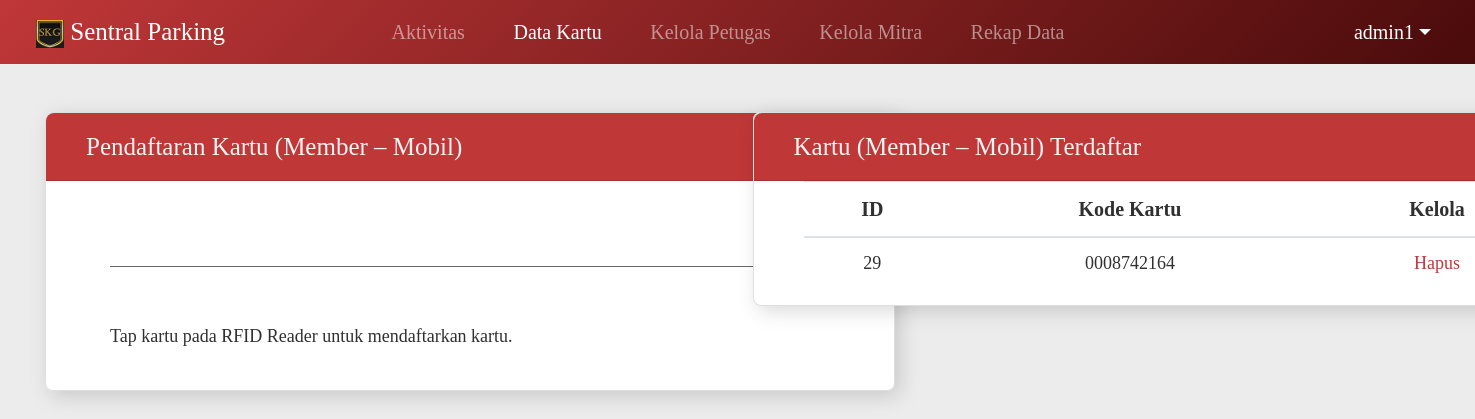
Page /admin/daftar/member-mobil.php?username=admin1 (signed in) on the committed database.
### tables this page shows
CREATE TABLE `kartu_daftar` (
  `id` int(5) NOT NULL,
  `id_kode_kartu` int(5) NOT NULL,
  `id_status` int(1) NOT NULL,
  `id_jenis` int(1) DEFAULT NULL
);

CREATE TABLE `kartu_kartu` (
  `id_kode_kartu` int(5) NOT NULL,
  `kode_kartu` varchar(10) NOT NULL
);

### admin/daftar/member-mobil.php (the view, shortened to what this page needs)
<!doctype html>
<html lang="en">
<head>
    <link rel="stylesheet" href="https://cdn.jsdelivr.net/npm/bootstrap@4.0.0/dist/css/bootstrap.min.css">
    <link rel="stylesheet" href="css/member-mobil.css">
</head>
<body>
    <?php
        $username = $_GET['username'];
    ?>
    <div class="container-fluid w-100">
        <nav class="navbar navbar-expand-lg navbar-dark d-flex gradien fixed-top w-100 align-middle">
            <a class="navbar-brand" href="../aktivitas.php?username=<?= $username ?>">
                <img src="../../assets/logo/logo32x32.png" width="28" height="28" class="d-inline-block align-middle" alt="">
                Sentral Parking
            </a>
            <ul class="navbar-nav w-50 mx-auto d-flex align-items-center justify-content-center">
                <li class="nav-item w-100">
                    <div class="collapse navbar-collapse" id="navbarNavAltMarkup">
                        <div class="navbar-nav justify-content-around menu-lists">
                            <a class="nav-item nav-link menu" href="../aktivitas.php?username=<?= $username ?>">Aktivitas<span class="sr-only">(current)</span></a>
                            <a class="nav-item nav-link menu active" href="../data-kartu.php?username=<?= $username ?>">Data Kartu</a>
                            <a class="nav-item nav-link menu" href="../petugas-kelola.php?username=<?= $username ?>">Kelola Petugas</a>
                            <a class="nav-item nav-link menu" href="../mitra-kelola.php?username=<?= $username ?>">Kelola Mitra</a>
                            <a class="nav-item nav-link menu" href="../rekap-data.php?username=<?= $username ?>">Rekap Data</a>
                        </div>
                    </div>
                </li>
            </ul>
            <ul class="navbar-nav profile d-flex align-items-center justify-content-end">
                <li class="nav-item dropdown active text-right">
                    <a class="nav-link dropdown-toggle tombol-profile d-flex align-items-center justify-content-end" href="#" id="navbarDropdown" role="button" data-toggle="dropdown" aria-haspopup="true" aria-expanded="false"><?php echo $username; ?></a>
                </li>
            </ul>
        </nav>
        <div class="container-fluid">
            <div class="row w-100 marpad-1 justify-content-around mx-auto">
                <div class="col-lg-6">
                    <div class="area-mp mx-auto">
                        <div class="card masuk">
                            <div class="card-header">
                                <ul class="list-inline w-100 h-100 d-flex justify-content-start baris-judul-masuk">
                                    <li class="list-inline-item judul d-flex align-items-center">Pendaftaran Kartu (Member – Mobil)</li>
                                </ul>
                            </div>
                            <div class="container form-kendaraan">
                                <form action="" method="post">
                                    <div class="row w-100 justify-content-center kendaraan">
                                        <div class="col-lg-11 w-100 identitas">
                                            <div class="row">
                                                <div class="col form-group">
                                                    <input type="text" class="form-control plat text-center" name="kode_kartu" id="kode_kartu">
                                                </div>
                                            </div>
                                        </div>
                                    </div>
                                    <div class="row justify-content-start">
                                        <span class="success-message">
                                            <?php
                                                function teksDef() {
                                                    echo 'Tap kartu pada RFID Reader untuk mendaftarkan kartu.';
                                                }
                                                $def = teksDef();
                                            ?>
                                        </span>
                                    </div>
                                </form>
                            </div>
                        </div>
                    </div>
                </div>
                <div class="col-lg-6">
                    <div class="area-kp mx-auto">
                        <div class="card keluar">
                            <div class="card-header">
                                <ul class="list-inline w-100 h-100 d-flex justify-content-start baris-judul-keluar">
                                    <li class="list-inline-item judul d-flex align-items-center">Kartu (Member – Mobil) Terdaftar</li>
                                </ul>
                            </div>
                            <div class="container form-kendaraan">
                                <div class="row w-100 d-flex justify-content-center baris-tabel-petugas">
                                    <div class="col-lg-12">
                                        <table class="table table-responsive-lg table-hover tabel-kendaraan">
                                            <thead>
                                                <tr>
                                                    <th scope="col">ID</th>
                                                    <th scope="col">Kode Kartu</th>
                                                    <th scope="col">Kelola</th>
                                                </tr>
                                            </thead>
                                            <tbody>
                                                <?php
                                                    include '../../config/koneksi2.php';
                                                    $query = mysqli_query($con, "SELECT kartu_daftar.id_kode_kartu, kartu_daftar.id_jenis, kartu_daftar.id_status, kartu_kartu.id_kode_kartu, kartu_kartu.kode_kartu FROM kartu_daftar, kartu_kartu WHERE kartu_daftar.id_status = '2' AND kartu_daftar.id_jenis = '1' AND kartu_daftar.id_kode_kartu = kartu_kartu.id_kode_kartu");
                                                    if($query->num_rows > 0){
                                                        while($row = $query-> fetch_assoc()){
                                                            $id_kode_kartu = $row['id_kode_kartu'];
                                                            echo "<tr>
                                                                <td>$row[id_kode_kartu]</td>
                                                                <td>$row[kode_kartu]</td>
                                                                <td><a type='submit' name='hapus' onClick=\"javascript: return confirm('Apakah yakin ingin menghapus kartu dengan kode '$row[kode_kartu]' ini?');\" style='color: #C03738;' id='hapus' href='kartu-hapus-by-status.php?username=$username&id_kode_kartu=$id_kode_kartu'>Hapus</a></td>
                                                            </tr>";
                                                        }
                                                    } else {
                                                        echo "<h5>Data kartu tidak ditemukan.</h5>";
                                                    }
                                                ?>
                                            </tbody>
                                    </table>
                                    </div>
                                </div>
                            </div>
                        </div>
                    </div>
                </div>
            </div>
        </div>
</body>
</html>

### admin/daftar/css/member-mobil.css (style rules this page uses)
body, html { font-family: 'Noto Sans Regular'; background-color: #ECECEC; }
.navbar { width: 100%; }
.navbar-nav { width: 100%; margin-right: 1.25rem; }
.gradien { background-image: linear-gradient(135deg, #C03738, #4A0B0B); }
.navbar-brand { font-family: "Noto Sans Bold"; font-size: 1.563rem; margin-left: 1.25rem; }
.menu-lists { margin: 0; }
.menu { font-family: "Noto Sans Semibold"; font-size: 1.25rem; }
.profile { width: 14rem; margin-right: 1.25rem; margin-left: 0; }
.tombol-profile { font-size: 1.25rem; }
.area-mp { width: 53.125rem; background-color: #FFFFFF; color: #303030; border-radius: 8px; }
.kendaraan { margin-left: 0; }
.area-kp { width: 53.125rem; background-color: #FFFFFF; color: #303030; border-radius: 8px; }
.card { filter: drop-shadow(5px 5px 10px rgba(0, 0, 0, 0.15)); }
.marpad-1 { padding-top: 7rem; }
.masuk .card-header { background-color: #C03738; border-radius: 8px 8px 0 0; font-size: 1.563rem; font-family: "Noto Sans Semibold"; height: 4.25rem; }
.judul { color: #F4F4F4; margin-left: 1.25rem; }
.masuk { border-radius: 8px; }
.form-control { color: #666666; background-color: #f4f4f4; font-size: 1.25rem; border: none; border-bottom: 1px solid #666666; padding-left: 0; padding-right: 0; padding-bottom: .938rem; border-radius: 0; background: none; }
.plat { padding-top: 2.5rem !important; }
.keluar .card-header { background-color: #C03738; border-radius: 8px 8px 0 0; font-size: 1.563rem; font-family: "Noto Sans Semibold"; height: 4.25rem; }
.keluar { border-radius: 8px; }
.tabel-kendaraan { color: #303030; width: 47rem; font-size: 1.125rem; margin-left: 1.25rem; margin-right: 1.25rem; }
.tabel-kendaraan thead, .tabel-petugas thead { font-size: 1.25rem; text-align: center; }
.tabel-kendaraan td, .tabel-petugas td { text-align: center; }
.baris-tabel-petugas { margin-left: 0; }
.success-message { font-family: 'Noto Sans SemiBold'; font-size: 1.125rem; margin-top: 2.5rem; margin-bottom: 2.5rem; margin-left: 4rem; }

### rows in the picture
kartu_daftar: id_kode_kartu.id_kode_kartu "29", id_kode_kartu.kode_kartu "0008742164"

### other values in the picture
$username "admin1"
